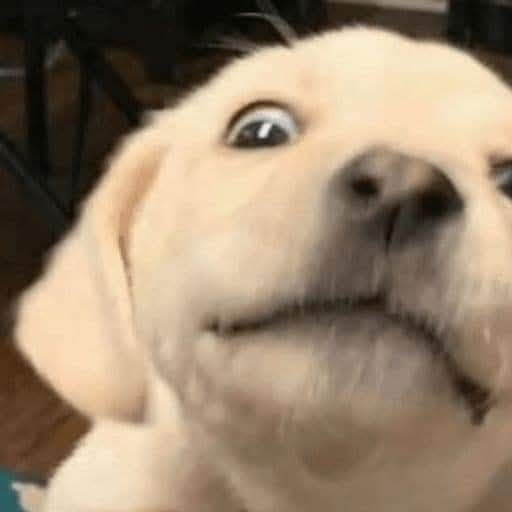
#> input picture lab2_1/image.jpg, 512 x 512 px
$ python bai1_4_thresholding.py
#> lines starting #> are read from the running program, lines starting #| are printed output that depends on the picture; after the words box and inside, x2 and y2 are one past the last pixel; in counts of white or black regions, pixels touching at a corner belong together
import cv2
import numpy as np

# --- Các bước thực hiện ---
# Bước 1: Đọc ảnh và chuyển sang ảnh xám (cắt ngưỡng thường áp dụng trên ảnh xám)
# Bước 2: Chọn giá trị ngưỡng
# Bước 3: Áp dụng hàm cắt ngưỡng cv2.threshold với loại THRESH_BINARY
# Bước 4: Hiển thị ảnh xám gốc và ảnh nhị phân sau cắt ngưỡng
# Bước 5: Chờ người dùng nhấn phím và đóng cửa sổ

# Bước 1: Đọc ảnh và chuyển sang xám
image_path = 'image.jpg'
img_gray = cv2.imread(image_path, 0) # Số 0 để đọc ảnh xám
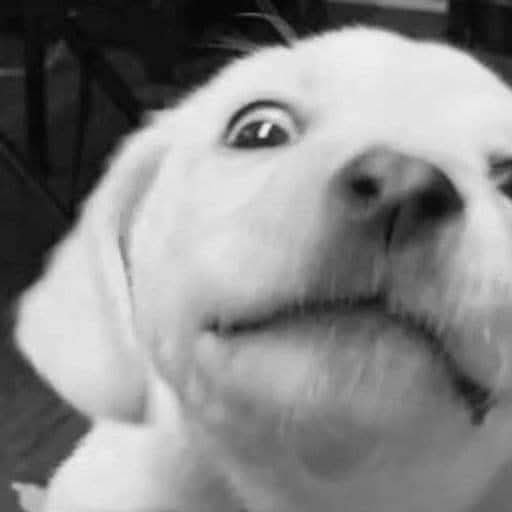
#> img_gray: shape (512, 512); min 2, max 243, mean 135

if img_gray is None:
    print(f"Lỗi: Không thể đọc ảnh hoặc chuyển sang xám từ: {image_path}")
else:
    # Bước 2: Chọn giá trị ngưỡng
    threshold_value = 127
    max_value = 255 # Giá trị gán cho pixel vượt ngưỡng

    print(f"Đang cắt ngưỡng ảnh xám với ngưỡng = {threshold_value}...")

    # Bước 3: Áp dụng cắt ngưỡng nhị phân
    # ret là giá trị ngưỡng được sử dụng (hữu ích với Otsu), thresh_img là ảnh kết quả
    ret, img_thresholded = cv2.threshold(img_gray, threshold_value, max_value, cv2.THRESH_BINARY)
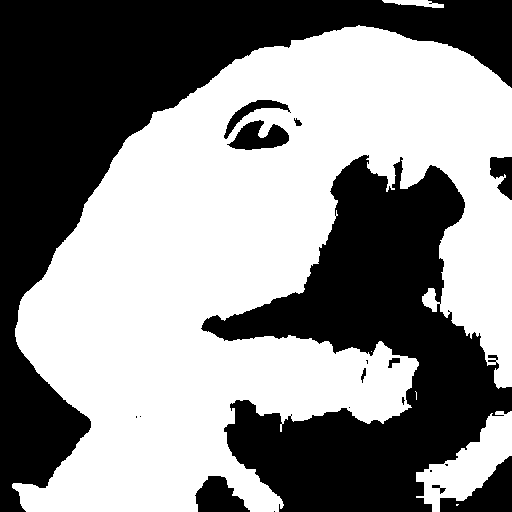
#> img_thresholded: shape (512, 512); 54.3% white; 19 black regions (8 under 20 px), largest, box (x1, y1, x2, y2) and area: (0, 0, 512, 512) 62397, (201, 155, 512, 512) 51505, (440, 456, 512, 512) 1958
#> ret = 127

    # Bạn cũng có thể thử ngưỡng Otsu để tự động tìm ngưỡng tối ưu
    # ret_otsu, img_otsu = cv2.threshold(img_gray, 0, 255, cv2.THRESH_BINARY + cv2.THRESH_OTSU)
    # print(f"Ngưỡng Otsu tự động tìm được: {ret_otsu}")
    # cv2.imshow('Anh Nhi Phan (Otsu)', img_otsu)

    # Bước 4: Hiển thị ảnh
    cv2.imshow('Anh Xam Goc', img_gray)
    cv2.imshow(f'Anh Nhi Phan (Nguong={threshold_value})', img_thresholded)

    # Bước 5: Chờ và đóng
    print("\nNhấn phím bất kỳ trên cửa sổ ảnh để thoát...")
    cv2.waitKey(0)
    cv2.destroyAllWindows()
